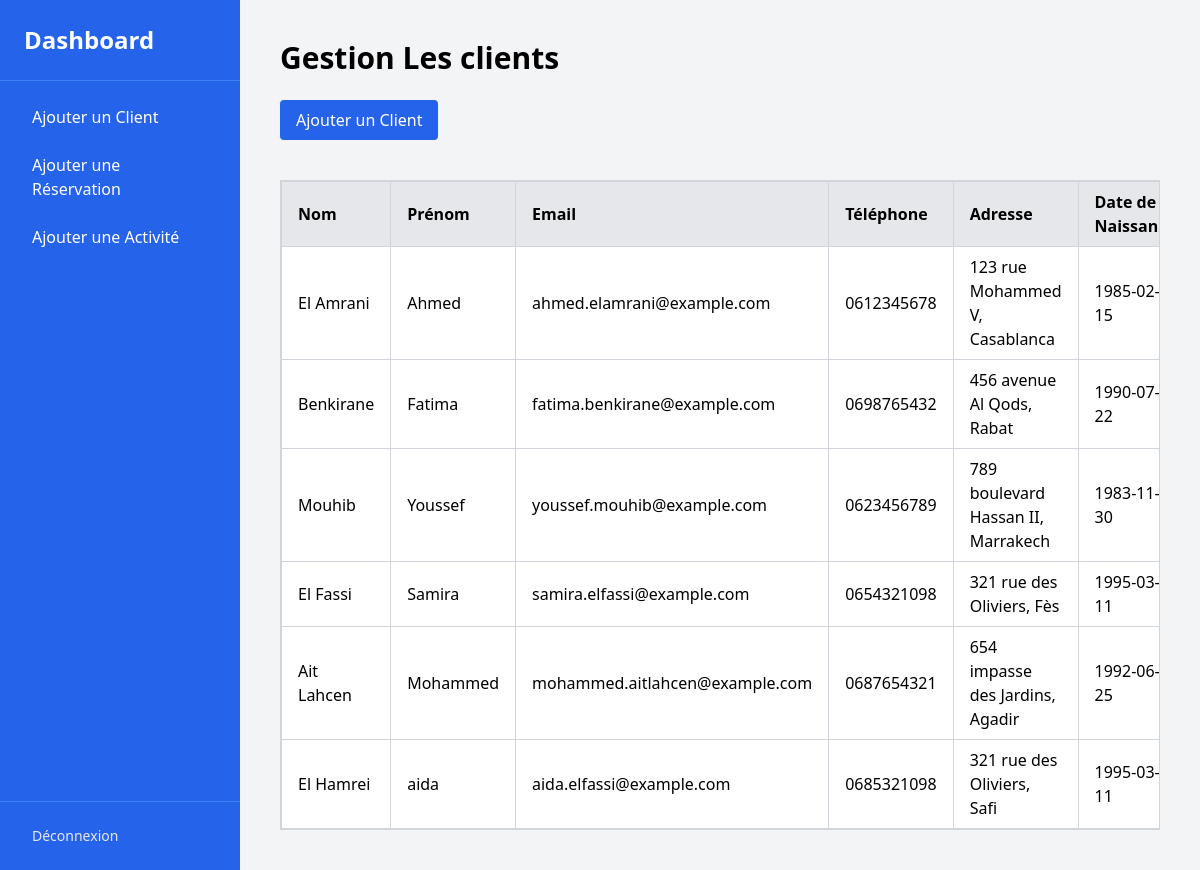
The page /client.php on the database its author committed.
### tables this page shows
CREATE TABLE client (
    id_client INT AUTO_INCREMENT PRIMARY KEY,
    nom VARCHAR(100),
    prenom VARCHAR(100),
    email VARCHAR(150) UNIQUE,
    telephone VARCHAR(15),
    adresse TEXT,
    date_naissance DATE
);

### client.php (the view, shortened to what this page needs)
<?php
function fetchClients() {
    include 'connexion.php';
    $sql = "SELECT * FROM client";
    $result = mysqli_query($con, $sql);
    if ($result) {
        while ($row = mysqli_fetch_assoc($result)) {
            echo "<tr>
                    <td class='border border-gray-300 px-4 py-2'>{$row['nom']}</td>
                    <td class='border border-gray-300 px-4 py-2'>{$row['prenom']}</td>
                    <td class='border border-gray-300 px-4 py-2'>{$row['email']}</td>
                    <td class='border border-gray-300 px-4 py-2'>{$row['telephone']}</td>
                    <td class='border border-gray-300 px-4 py-2'>{$row['adresse']}</td>
                    <td class='border border-gray-300 px-4 py-2'>{$row['date_naissance']}</td>
                </tr>";
        }
    } else {
        echo "<tr><td colspan='7'>Aucune donnée trouvée.</td></tr>";
    }
}
?>
<!DOCTYPE html>
<html lang="en">
<head>
    <script src="https://cdn.tailwindcss.com"></script>
</head>
<body class="bg-gray-100 flex">
    <div class="sidebar sidebar-visible w-32 bg-blue-600 text-white flex flex-col md:w-1/5">
        <div class="p-6 text-2xl font-bold border-b border-blue-500">Dashboard</div>
        <nav class="flex-1 p-4 space-y-2">
            <a href="client.php" class="block py-2 px-4 rounded hover:bg-blue-700">Ajouter un Client</a>
            <a href="reservation.php" class="block py-2 px-4 rounded hover:bg-blue-700">Ajouter une Réservation</a>
            <a href="activity.php" class="block py-2 px-4 rounded hover:bg-blue-700 sm:text-xs md:text-base">Ajouter une Activité</a>
        </nav>
        <div class="p-4 border-t border-blue-500">
            <a href="index.php" class="block py-2 px-4 text-sm text-gray-200 hover:text-white">Déconnexion</a>
        </div>
    </div>
        <div class="flex-1 p-10 sm:ml-0 md:ml-30 overflow-y-auto  ">
        <h1 class="text-3xl font-bold mb-6">Gestion Les clients </h1>
        <button id="addClientBtn" class="bg-blue-600 text-white py-2 px-4 rounded hover:bg-blue-700">Ajouter un Client</button>
        <div class="mt-10 ">
            <table class="min-w-full max-w-4xl mx-auto table-auto border-collapse border border-gray-300 bg-white">
                <thead>
                    <tr class="bg-gray-200 text-left">
                        <th class="border border-gray-300 px-4 py-2">Nom</th>
                        <th class="border border-gray-300 px-4 py-2">Prénom</th>
                        <th class="border border-gray-300 px-4 py-2">Email</th>
                        <th class="border border-gray-300 px-4 py-2">Téléphone</th>
                        <th class="border border-gray-300 px-4 py-2">Adresse</th>
                        <th class="border border-gray-300 px-4 py-2">Date de Naissance</th>
                    </tr>
                </thead>
                <tbody id="clientTable">
                    <?php fetchClients(); ?>
                </tbody>
            </table>
        </div>
    </div>
</body>
</html>

### client.php (style rules this page uses)
table { width: 100%; overflow-x: auto; display: block; }
.sidebar-visible { transform: translateX(0); transition: transform 0.3s ease-in-out; }

### rows shown on the page
client: nom "El Amrani", prenom "Ahmed", email "ahmed.elamrani@example.com", telephone "0612345678", adresse "123 rue Mohammed V, Casablanca", date_naissance "1985-02-15"
client: nom "Benkirane", prenom "Fatima", email "fatima.benkirane@example.com", telephone "0698765432", adresse "456 avenue Al Qods, Rabat", date_naissance "1990-07-22"
client: nom "Mouhib", prenom "Youssef", email "youssef.mouhib@example.com", telephone "0623456789", adresse "789 boulevard Hassan II, Marrakech", date_naissance "1983-11-30"
client: nom "El Fassi", prenom "Samira", email "samira.elfassi@example.com", telephone "0654321098", adresse "321 rue des Oliviers, Fès", date_naissance "1995-03-11"
client: nom "Ait Lahcen", prenom "Mohammed", email "mohammed.aitlahcen@example.com", telephone "0687654321", adresse "654 impasse des Jardins, Agadir", date_naissance "1992-06-25"
client: nom "El Hamrei", prenom "aida", email "aida.elfassi@example.com", telephone "0685321098", adresse "321 rue des Oliviers, Safi", date_naissance "1995-03-11"
